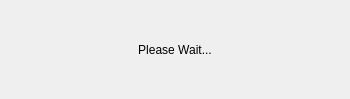
<?xml version="1.0" encoding="UTF-8"?>
<ui version="4.0">
 <class>Form</class>
 <widget class="QWidget" name="Form">
  <property name="geometry">
   <rect>
    <x>0</x>
    <y>0</y>
    <width>350</width>
    <height>99</height>
   </rect>
  </property>
  <property name="maximumSize">
   <size>
    <width>350</width>
    <height>125</height>
   </size>
  </property>
  <property name="windowTitle">
   <string>Form</string>
  </property>
  <layout class="QHBoxLayout" name="horizontalLayout">
   <item>
    <widget class="QLabel" name="windowlabel">
     <property name="maximumSize">
      <size>
       <width>350</width>
       <height>125</height>
      </size>
     </property>
     <property name="text">
      <string>Please Wait...</string>
     </property>
     <property name="alignment">
      <set>Qt::AlignCenter</set>
     </property>
    </widget>
   </item>
  </layout>
 </widget>
 <resources/>
 <connections/>
</ui>
